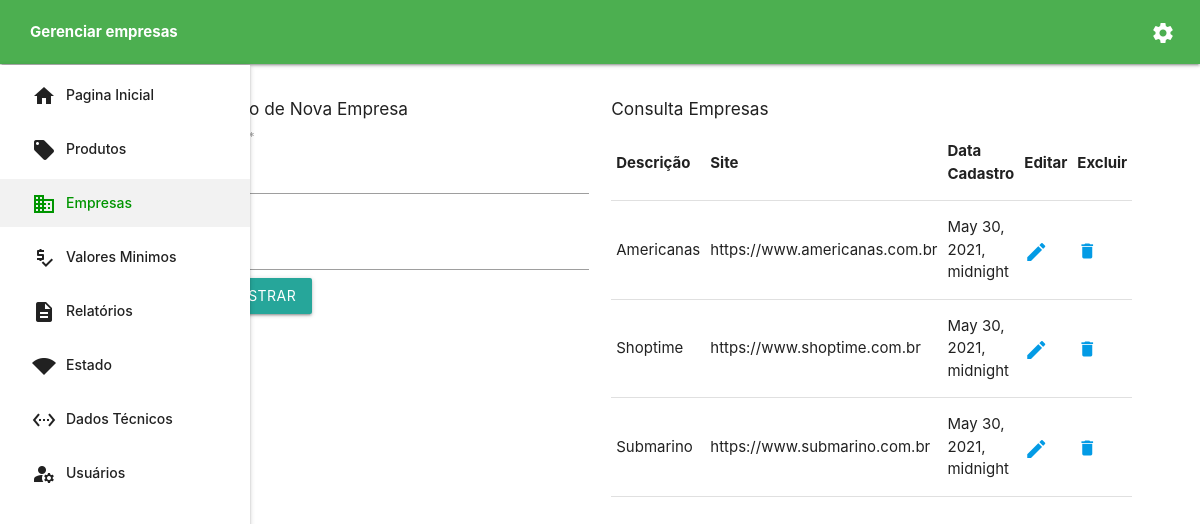
Page /dashboard/manage-company on the committed database.
### pages/models.py (models this page shows, shortened)
class Company(models.Model):
    description = models.CharField(max_length=300, verbose_name="Descrição")
    date = models.DateTimeField(default=datetime.date.today)
    web_site = models.CharField(max_length=300, default="")
    class Meta:
        verbose_name = "Empresa"
        verbose_name_plural = "Empresas"

### pages/views.py (the view, shortened to what this page needs)
# urls.py: path('dashboard/manage-company', ManageCompany.as_view(), name='manage-company'),
class ManageCompany(CreateView):
    model = Company
    fields = ['description', 'web_site', ]
    template_name = 'pages/dashboard/manage-company.html'
    success_url = reverse_lazy('manage-company')
    def get_context_data(self, **kwargs):
        context = super().get_context_data(**kwargs)
        context["companies"] = Company.objects.all()
        return context

### templates/pages/dashboard/manage-company.html (shortened to what this page needs)
{% extends 'base/base.html' %}
{% load i18n %}
{% load static %}
{% load crispy_forms_tags %}
{% block dash-title %}
    <b>{% trans 'Gerenciar empresas' %}</b>
{% endblock %}
{% block content %}
    <div class="row">
        <div class="col s6">
            <h6>{% trans 'Inclusão de Nova Empresa' %}</h6>
            <form action="" method="POST" class="form-group">
                {{ form|crispy }}
                <button type="submit" class="btn btn-success">
                    {% trans 'Cadastrar' %}
                </button>
            </form>
        </div>
        <div class="col s6">
            <h6>{% trans 'Consulta Empresas' %}</h6>
            <table class="responsive-table">
                <thead>
                <tr>
                    <th>{% trans 'Descrição' %}</th>
                    <th>{% trans 'Site' %}</th>
                    <th>{% trans 'Data Cadastro' %}</th>
                    <th>{% trans 'Editar' %}</th>
                    <th>{% trans 'Excluir' %}</th>
                </tr>
                </thead>
                {% for company in companies %}
                    <tbody>
                    <tr>
                        <td>{{ company.description }}</td>
                        <td>{{ company.web_site }}</td>
                        <td>{{ company.date }}</td>
                        <td><a href="{% url 'update-company' company.pk %}" style="font-size: 20px !important;"><span
                                class="material-icons">edit</span></a></td>
                        <td><a href="{% url 'delete-company' company.pk %}"><span class="material-icons"
                                                                                  style="font-size: 20px !important;">delete</span></a>
                        </td>
                    </tr>
                    </tbody>
                {% empty %}
                    <tbody>
                    <tr>
                        <td colspan="6">{% trans 'Nenhuma empresa cadastrada!' %}</td>
                    </tr>
                    </tbody>
                {% endfor %}
            </table>
        </div>
    </div>
{% endblock %}

### templates/base/base.html (style rules this page uses)
.material-icons { vertical-align: middle !important; margin-right: 10px !important; }

### rows in the picture
Company: description "Americanas", web_site "https://www.americanas.com.br", date "May 30, 2021, midnight"
Company: description "Shoptime", web_site "https://www.shoptime.com.br", date "May 30, 2021, midnight"
Company: description "Submarino", web_site "https://www.submarino.com.br", date "May 30, 2021, midnight"
